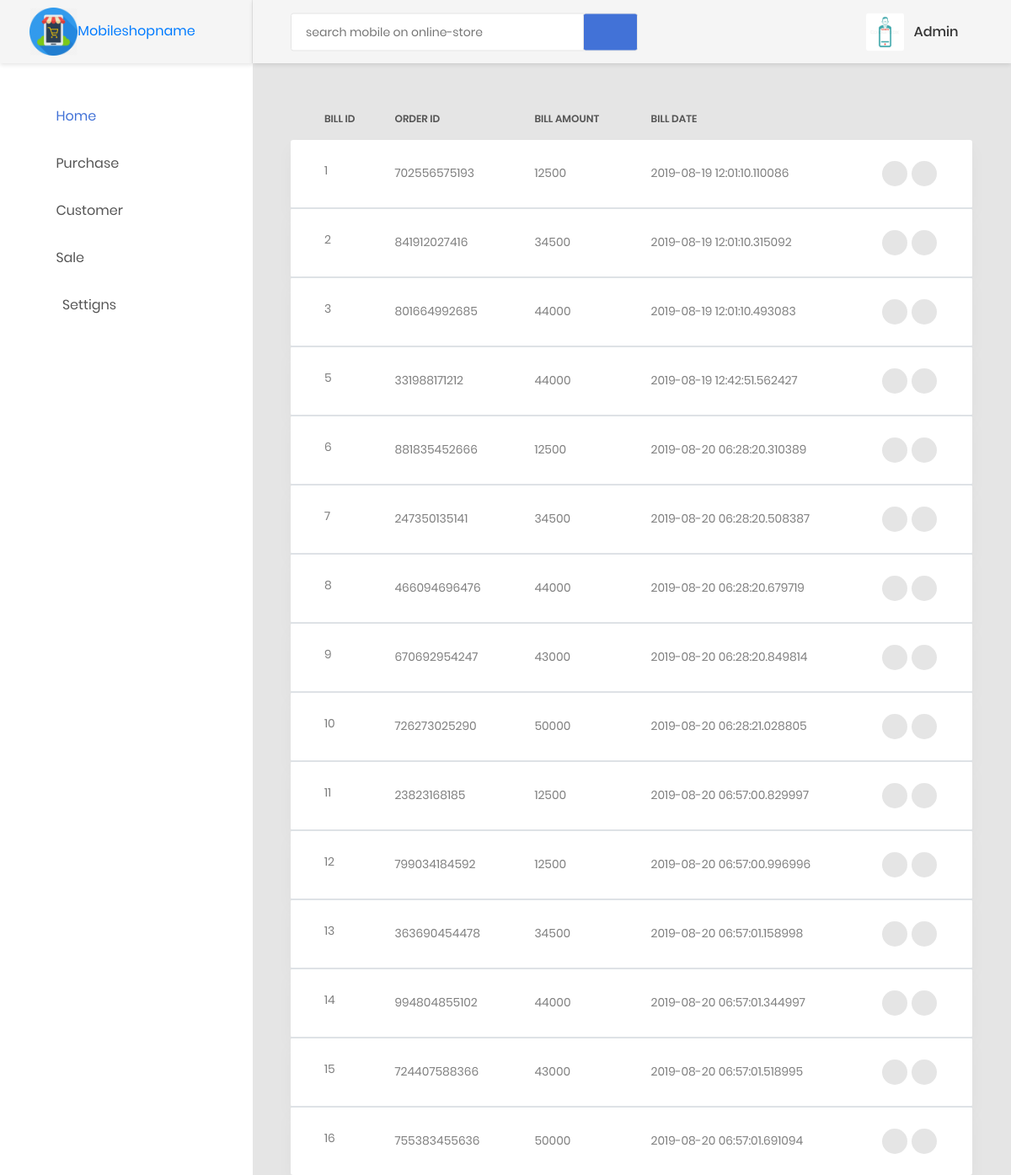
Page /viewbills (signed in) on the earlier database version.
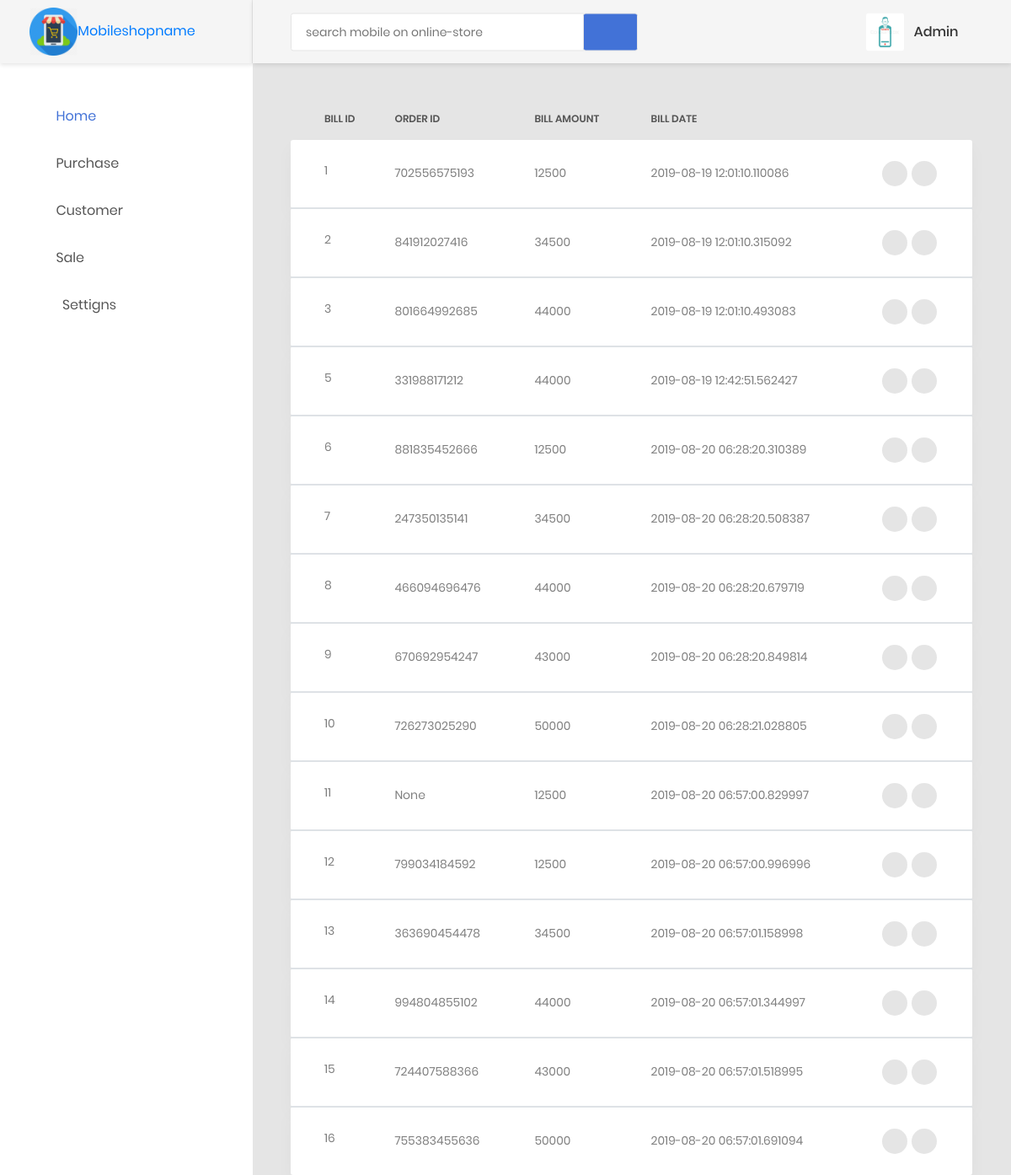
Same page on the later database version.
### models/create_models.py (models this page shows, shortened)
class Bill(db.Model):
    __tablename__='bills'
    id = db.Column(db.Integer,primary_key=True)
    o_id = db.Column(db.Integer(), db.ForeignKey('sales_items.id', ondelete='CASCADE'))
    bill_amount = db.Column(db.String(255), nullable=False)
    bill_barcode = db.Column(db.LargeBinary)
    bill_date = db.Column(db.DateTime, nullable=False, default=datetime.utcnow)
    sales = db.relationship("SalesItems", backref="bills")

### orders/orders.py (the view)
@order.route('/viewbills')
def viewbills():
    bills = Bill.query.all()
    return render_template('static priya mobile/orders/viewbills.html',bills=bills)

### customers/customers.py (called while the page is built)
@customer.before_app_request
def load_logged_in_user():
    user_id = session.get('user_id')
    if user_id is None:
        g.user = None
    else:
        g.user = User.query.filter_by(id=user_id).first()

### users/adduser.py (called while the page is built)
@auth.before_app_request
def load_logged_in_user():
    user_id = session.get('user_id')
    if user_id is None:
        g.user = None
    else:
        g.user = User.query.filter_by(id=user_id).first()

### templates/static priya mobile/orders/viewbills.html (shortened to what this page needs)
{% extends 'static priya mobile/base1.html' %}
{% block content %}
{% if g.user %}
                        <div class="row">
                            <div class="col-md-12">
                                <div class="table-responsive table-responsive-data2">
                                    <table class="table table-data2" id="myTable">
                                        <thead>
                                            <tr>
                                                <th>Bill ID</th>
                                                <th>Order ID</th>
                                                <th>Bill Amount</th>
                                                <th>Bill Date</th>
                                            </tr>
                                        </thead>
                                        {% for bill in bills %}
                                        <tbody>
                                            <tr class="tr-shadow">
                                                <td>
                                                    {{ bill.id }}
                                                </td>
                                                <td>
                                                    {{ bill.o_id }}
                                                </td>
                                                <td>
                                                    {{ bill.bill_amount }}
                                                </td>
                                                <td>
                                                    {{ bill.bill_date }}
                                                </td>
                                                <td>
                                                    <div class="table-data-feature">
                                                        <button class="item" data-toggle="tooltip" data-placement="top" title="More">
                                                            <i class="zmdi zmdi-more"></i>
                                                        </button>
                                                        <a href="{{ url_for('order.deletebills' , id=bill.id) }}"><button class="item" data-toggle="tooltip" data-placement="top" title="Delete">
                                                            <i class="zmdi zmdi-delete"></i>
                                                        </button></a>&nbsp;&nbsp;
                                                    </div>
                                                </td>
                                            </tr>
                                        </tbody>
                                        {% endfor %}
                                    </table>
                                </div>
 {% endif %}
          {% endblock %}

Differences in the rows shown:
changed Bill id 11: o_id "23823168185" → "None"
